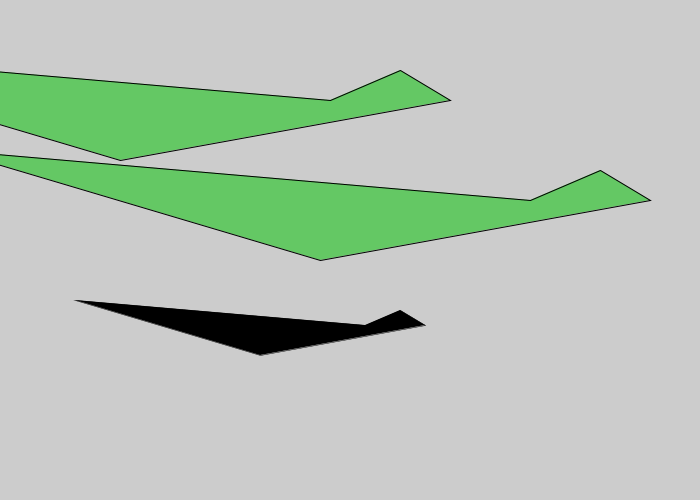
Frame 1 (no input)
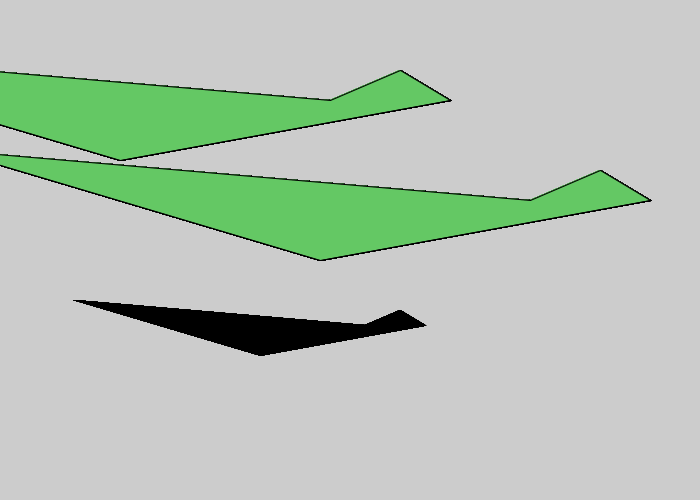
Frame 60 (the mouse pressed at the canvas centre just before this capture)
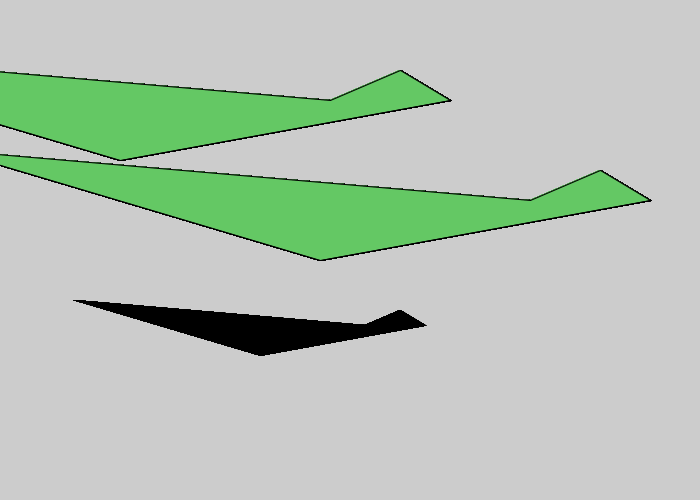
Frame 120 (the mouse held since frame 60 and released just before this capture)

The Processing sketch that drew these frames (run headless with seeded random() and noise(); from frame 60 on, the mouse is pressed at the canvas centre):

// Processing sketch: functions_excercise
// ── functions_excercise.pde
void setup () {
  size(700, 500);
}

void draw() {
  fill(100, 200, 100);
  shape();

  translate(200, 100);
  shape();

  scale(0.5);
  fill(0, 0, 0);
  translate(0, 350);
  shape();
}

void shape() {
  push();
  translate(-500, -350);
  beginShape();
  vertex(620, 510);
  vertex(250, 400);
  vertex(830, 450);
  vertex(900, 420);
  vertex(950, 450);

  endShape(CLOSE);
  pop();
}
